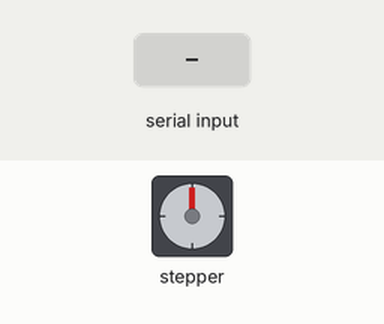
This sketch was run on a simulated Arduino Uno, built with avr-gcc and run on an emulated ATmega328P. Shown: stepper motor. Wiring (inferred from the names in the program): stepper motor driver (200 steps per turn assumed): step pin 3; direction pin 2. The test bench sets the inputs (shaded band).

Above: at 1.2 s.
1.3 s: "+" received over Serial
At 1.45 s:
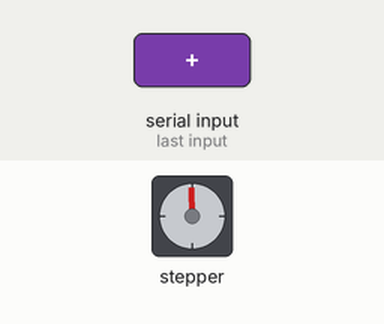
At 2.05 s:
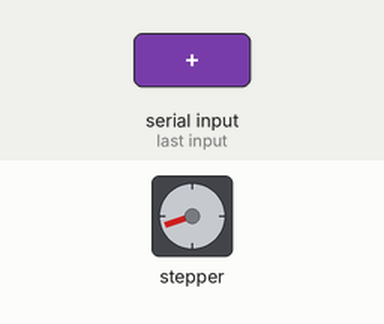
Timing chart, 0 to 13.3 s (numbered marks = the images above; inputs shaded):
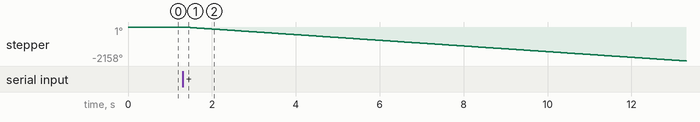

The sketch:

ch8r13.pde
```cpp
/*
 * Stepper_Easystepper sketch
 *
 * stepper is controlled from the serial port.
 * a numeric value followed by '+' or '-' steps the motor
 *
 */

const int dirPin = 2;
const int stepPin = 3;

int speed = 100;    // desired speed in steps per second
int steps = 0;      // the number of steps to make

void setup()
{
  pinMode(dirPin, OUTPUT);
  pinMode(stepPin, OUTPUT);
  Serial.begin(9600);
}

void loop()
{
  if ( Serial.available()) {
    char ch = Serial.read();

    if(ch >= '0' && ch <= '9'){             // is ch a number?
      steps = steps * 10 + ch - '0';        // yes, accumulate the value
    }
    else if(ch == '+'){
      step(steps);
      steps = 0;
    }
    else if(ch == '-'){
      step(-steps);
      steps = 0;
    }
    else if(ch == 's'){
      speed = steps;
      Serial.print("Setting speed to ");
      Serial.println(steps);
      steps = 0;
    }
  }
}

void step(int steps)
{
  int stepDelay = 1000 / speed;  //delay in ms for speed given as steps per sec
  int stepsLeft;

  // determine direction based on whether steps_to_mode is + or -
  if (steps > 0)
  {
    digitalWrite(dirPin, HIGH);
    stepsLeft = steps;
  }
  if (steps < 0)
  {
    digitalWrite(dirPin, LOW);
    stepsLeft = -steps;
  }
  // decrement the number of steps, moving one step each time
  while(stepsLeft > 0)
  {
    digitalWrite(stepPin,HIGH);
    delayMicroseconds(1);
    digitalWrite(stepPin,LOW);
    delay(stepDelay);
    stepsLeft--;      // decrement the steps left
  }
}
```

Measured:
- after the input at 1.3 s, stepper: keeps turning counter-clockwise at about 180°/s, starting at once
